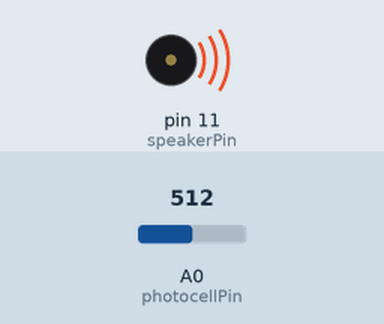
A sketch run on a simulated Arduino Uno, built with avr-gcc and run on an emulated ATmega328P. Parts: buzzer (waves = sounding). The inputs (shaded band) are chosen by the test bench; at power-on: A0 (photocellPin) = 512.

Above: at 0.1 s.
Timing chart, 0 to 1.6 s (numbered marks = the images above):
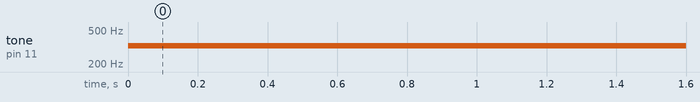

The sketch:

Buzzer_con_NTC.ino
```cpp
int speakerPin = 11;
int photocellPin = A0;
void setup()
{
}
void loop()
{
int reading = analogRead(photocellPin);
int pitch = 200 + reading / 4;
tone(speakerPin, pitch);
}
```

Measured:
- by itself, tone on pin 11 (speakerPin): silent → 328 Hz at 0.00 s
